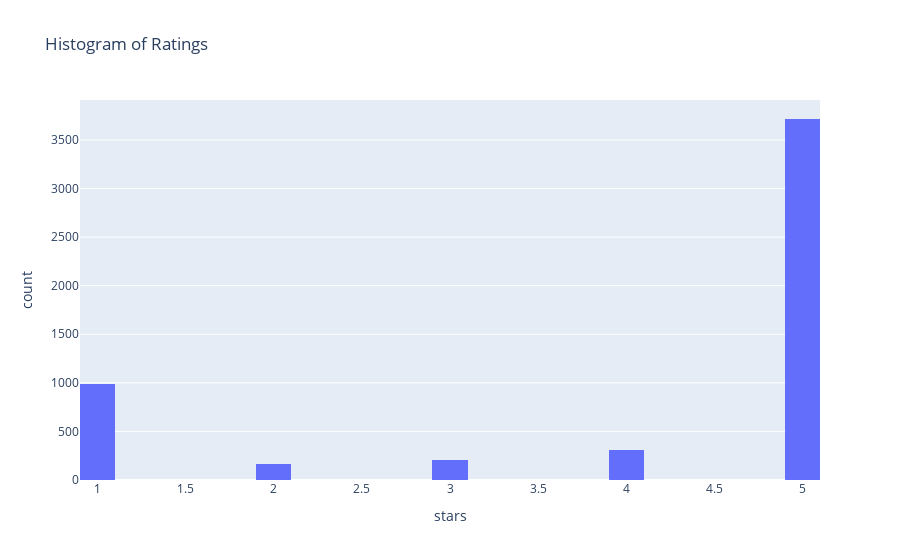

This figure's notebook cell:
### Code cell
# Histogram of Ratings
print(reviews_text_rating['stars'].describe())
px.histogram(reviews_text_rating, x="stars", nbins=30, title = 'Histogram of Ratings')

### Figure 1 — Plotly figure (JSON) as saved in the notebook; plotly's stock layout.template omitted (floating-point values rounded to 4 significant figures; data arrays with more than 128 entries replaced by an {"elided": "..."} marker saying what was removed)
{"data": [{"alignmentgroup": "True", "bingroup": "x", "hovertemplate": "stars=%{x}<br>count=%{y}<extra></extra>", "legendgroup": "", "marker": {"color": "#636efa"}, "name": "", "nbinsx": 30, "offsetgroup": "", "orientation": "v", "showlegend": false, "type": "histogram", "x": {"elided": "5391 int values"}, "xaxis": "x", "yaxis": "y"}], "layout": {"barmode": "relative", "legend": {"tracegroupgap": 0}, "title": {"text": "Histogram of Ratings"}, "xaxis": {"anchor": "y", "domain": [0, 1], "title": {"text": "stars"}}, "yaxis": {"anchor": "x", "domain": [0, 1], "title": {"text": "count"}}}}
